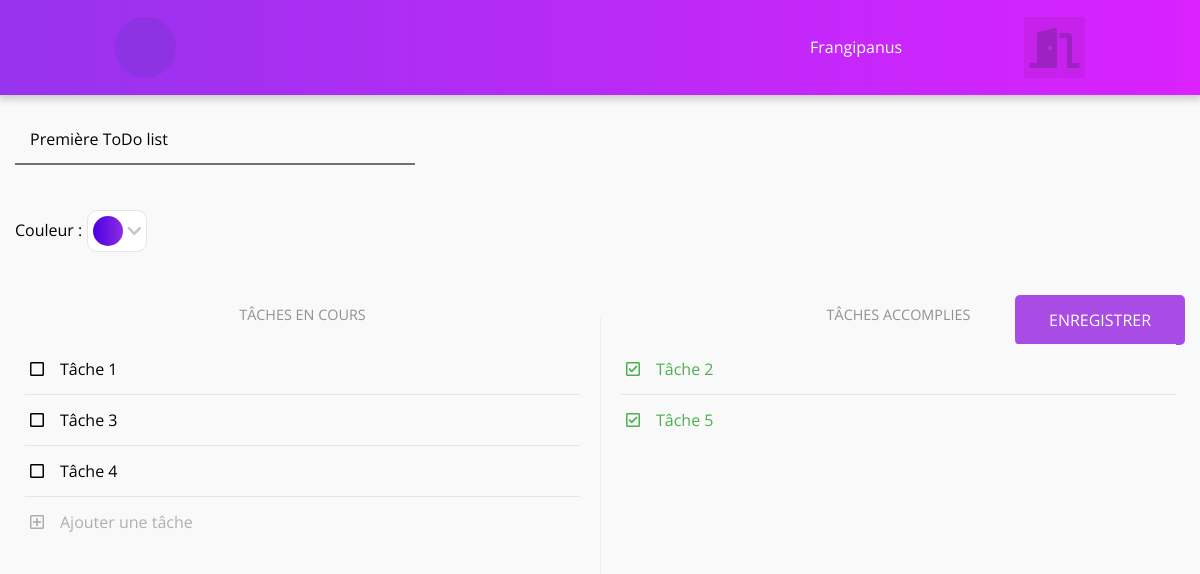
Page /view_todo_list.php?list_id=1 (signed in) on the committed database.
### tables this page shows
CREATE TABLE IF NOT EXISTS `todo_lists` (
  `list_id` int(11) NOT NULL AUTO_INCREMENT,
  `user_id` int(11) NOT NULL,
  `name` varchar(32) NOT NULL,
  `color` varchar(255) NOT NULL,
  PRIMARY KEY (`list_id`),
  KEY `user_id` (`user_id`)
);

CREATE TABLE IF NOT EXISTS `tasks` (
  `task_id` int(11) NOT NULL AUTO_INCREMENT,
  `user_id` int(11) NOT NULL,
  `list_id` int(11) NOT NULL,
  `name` varchar(32) NOT NULL,
  `status` tinyint(1) NOT NULL DEFAULT 0,
  PRIMARY KEY (`task_id`),
  KEY `list_id` (`list_id`),
  KEY `user_id` (`user_id`)
);

### classes/Tasks.php (called while the page is built, shortened)
<?php
class Tasks {
    private $_db;
    public function __construct(PDO $db) {
        $this->_db = $db;
    }
    public function get($user_id, $list_id, $type = "") {
        $sql = 'SELECT task_id, name, status FROM tasks WHERE user_id = :user_id && list_id = :list_id';
        $vars = ["user_id" => (int) $user_id, "list_id" => (int) $list_id];
        if ($type == "ongoing") {
            $sql .= ' && status = :status';
            $vars["status"] = 0;
        } else if ($type == "finished") {
            $sql .= ' && status = :status';
            $vars["status"] = 1;
        }
        return PDOFactory::sendQuery($this->_db, $sql, $vars);
    }
}

### classes/PDOFactory.php (called while the page is built, shortened)
<?php
abstract class PDOFactory {
    public static function sendQuery($db, $sql, $vars = [], $return = true) {
        $query = $db->prepare($sql);
        $result = [];
        foreach ($vars as $name => $value) {
            if      (is_int($value))    $type = PDO::PARAM_INT;
            elseif  (is_bool($value))   $type = PDO::PARAM_BOOL;
            else                        $type = PDO::PARAM_STR;
            $query->bindValue(":$name", $value, $type);
        }
        $query->execute();
        if ($return) while ($d = $query->fetch(PDO::FETCH_ASSOC)) { $result[] = $d; }
        if ($return) return $result;
    }
}

### view_todo_list.php (called while the page is built, shortened)
<?php
require_once "./init.php";
$list_id = isset($_GET["list_id"]) && !empty($_GET["list_id"]) ? $_GET["list_id"] : null;
if (!$list_id) {
    $_GET["error"] = TODO_LIST_NOT_FOUND;
}
else {
    $TodoListManager = new TodoLists($db);
    $todo_list = $TodoListManager->get($_SESSION["user_id"], $list_id)[0];
    $list_name = htmlspecialchars($todo_list["name"]);
    $ongoing_task_html = "";
    $finished_task_html = "";
    if (!$todo_list) {
        $_GET["error"] = TODO_LIST_NOT_FOUND;
    } else {
        require_once "./php/getOngoingTasks.php";
        require_once "./php/getFinishedTasks.php";
    }
}
$errorsSuccessMsg = getErrorsSuccess();
require_once "./views/view_todo_list_v.php";

### init.php (called while the page is built, shortened)
<?php
function getErrorsSuccess() {
        ?>
        <?php
    $errorsSuccessMsg = ob_get_contents();
    return $errorsSuccessMsg;
}

### classes/TodoLists.php (called while the page is built, shortened)
<?php
class TodoLists {
    private $_db;
    public function __construct(PDO $db) {
        $this->_db = $db;
    }
    public function get($user_id, $list_id) {
        return PDOFactory::sendQuery(
            $this->_db,
            'SELECT name, color FROM todo_lists WHERE user_id = :user_id AND list_id = :list_id',
            ["user_id" => (int) $user_id, "list_id" => (int) $list_id]
        );
    }
}

### php/getOngoingTasks.php (the view, shortened to what this page needs)
<?php
$TasksManager = new Tasks($db);
$list_tasks = $TasksManager->get($_SESSION["user_id"], $list_id, "ongoing");
$ongoing_task_html = "";
foreach ($list_tasks as $task) {
    $task_id = $task["task_id"];
    $task_name = htmlspecialchars($task["name"]);
    $HTMLid = "l" . $list_id . "t" . $task_id;
    $ongoing_task_html .= '<li class="task"><input type="checkbox" id="'.$HTMLid.'"/><label for="'.$HTMLid.'">'.$task_name.'</label></li>';
}
$ongoing_task_html .= '<li class="task addTask noBottomMargin"><input type="checkbox" id="addTask"><label for="addTask">Ajouter une t&acirc;che</label></li>';

### php/getFinishedTasks.php (shortened to what this page needs)
<?php
$TasksManager = new Tasks($db);
$list_tasks = $TasksManager->get($_SESSION["user_id"], $list_id, "finished");
$list_tasks_count = count($list_tasks);
$tasks_count = 0;
$finished_task_html = "";
foreach ($list_tasks as $task) {
    $task_id = $task["task_id"];
    $task_name = htmlspecialchars($task["name"]);
    $HTMLid = "l" . $list_id . "t" . $task_id;
    $class = $tasks_count + 1 == $list_tasks_count ? "task noBottomMargin" : "task";
    $finished_task_html .= '<li class="'.$class.'"><input type="checkbox" id="'.$HTMLid.'" checked/><label for="'.$HTMLid.'">'.$task_name.'</label></li>';
    $tasks_count++;
}

### views/view_todo_list_v.php (shortened to what this page needs)
<!DOCTYPE html>
<html lang="fr">
    <head>
        <?php include_once(ROOT."/views/models/head.php"); ?>
    </head>
    <body class="maxHeight">
        <?php include_once(ROOT."/views/models/header.php"); ?>
        <div id="todoListContainer" class="maxHeight">
            <div id="todoListEditHead">
                <form action="" method="POST" class="noUpperMargin <?php if($errorsSuccessMsg) echo 'errorMsgAbove'?>">
                    <div class="field">
                        <input type="text" id="tName" name="name" placeholder=" " value="<?= $list_name ?>" minlength="1" maxlength="32" onkeydown="this.setCustomValidity('');" required/>
                    </div>
                    <div class="field inline">
                        <label for="cSCheckbox">Couleur :</label>
                        <div id="colorSelector">
                            <div id="cSButton">
                                <div id="arrow">
                                    <i class="fas fa-chevron-down"></i>
                                </div>
                            </div>
                            <div id="cSOptions">
                                <div class="cSOption">
                                </div>
                                <div class="cSOption">
                                </div>
                                <div class="cSOption">
                                </div>
                                <div class="cSOption">
                                </div>
                                <div class="cSOption">
                                </div>
                                <div class="cSOption">
                                </div>
                                <div class="cSOption">
                                </div>
                                <div class="cSOption">
                                </div>
                                <div class="cSOption">
                                </div>
                                <div class="cSOption">
                                </div>
                            </div>
                        </div>
                    </div>
                    <input type="submit" value="ENREGISTRER">
                </form>
            </div>
            <div id="taskViewer">
                <div id="tVOngoing">
                    <div class="tVHead">
                        <span>T&acirc;ches en cours</span>
                    </div>
                    <div class="tVBody">
                        <ul class="taskContainer">
                            <?= $ongoing_task_html ?>
                        </ul>
                    </div>
                </div>
                <div id="tVFinished">
                    <div class="tVHead">
                        <span>T&acirc;ches accomplies</span>
                    </div>
                    <div class="tVBody">
                        <ul class="taskContainer">
                            <?= $finished_task_html ?>
                        </ul>
                    </div>
                </div>
            </div>
        </div>
    </body>
</html>

### assets/css/main.css (style rules this page uses)
html { width: 100%; height: 100%; }
body { font-family: 'Open Sans', Arial, sans-serif; background: #F9F9F9; }
body.maxHeight { height: 100%; display: flex; flex-direction: column; }
form { margin-top: 100px; }
form.noUpperMargin { margin-top: 0; }
.field { width: 400px; margin: 0 auto 45px auto; }
.field.inline label, .field.inline input:not(.cSRadio) { display: inline-block; }
.field label { display: block; font-size: 1em; margin-bottom: 10px; }
.field input { box-sizing: border-box; display: block; width: 100%; height: 50px; padding: 15px; font-family: 'Open Sans', Arial, sans-serif; background: #F9F9F9; border: none; border-bottom: 2px #707070 solid; }
.field input:required { box-shadow:none; }
input[type=submit] { display: block; width: 170px; height: 50px; margin: 75px auto 0 auto; background: #A94CE6; color: #FFFFFF; border: none; border-radius: 5px; font-family: 'Open Sans', Arial, sans-serif; font-size: 1em; transition: background-color 250ms; cursor: pointer; }
#todoListContainer { box-sizing: border-box; display: flex; flex-direction: row; flex-wrap: wrap; height: 100%; padding: 0 15px; }
#todoListContainer.maxHeight { display: flex; flex-direction: column; flex-grow: 1; }
.taskContainer { margin: 0; padding: 0; list-style: none; }
.task { background-color: #F9F9F9; border-bottom: thin #e5e5e5 solid; }
.task label { display: block; width: 100%; height: 50px; line-height: 50px; padding: 0 5px; transition: color 250ms; cursor: pointer; overflow: hidden; text-overflow: ellipsis; white-space: nowrap; }
.task.noBottomMargin { border-bottom: none; }
.task input[type=checkbox]:checked + label { color: #4CAF50; }
.task label:before { font-family: 'Font Awesome\ 5 Free', sans-serif; content: "\f0c8\2003"; }
.task input[type=checkbox]:checked + label:before { content: "\f14a\2003"; }
.task.addTask { color: #afafaf; }
.task.addTask label:before { content: "\f0fe\2003"; }
#todoListEditHead { width: 100%; height: 200px; padding-top: 10px; }
#todoListEditHead form { width: 100%; height: 100%; }
#todoListEditHead .field { margin-left: 0; margin-right: 0; }
#todoListEditHead label { margin-top: 0; }
#todoListEditHead input[type=submit] { float: right; margin: 0; }
#todoListEditHead .field.inline { height: 40px; line-height: 40px; }
#todoListEditHead .field label { float: left; padding-right: 5px; }
#todoListEditHead .field #colorSelector { display: inline-block; }
#colorSelector { position: relative; width: 60px; height: 40px; border-radius: 10px; }
#cSButton { position: relative; height: 40px; line-height: 40px; background: #FFFFFF; cursor: pointer; border: thin #e5e5e5 solid; border-radius: 10px; transition: background-color 250ms; }
#arrow { position: absolute; top: 0; right: 5px; bottom: 0; color: #c6c6c6; }
#cSOptions { position: absolute; top: 41px; right: 0; left: 0; width: 100%; height: 0; margin: 0 auto; background: transparent; border: thin transparent solid; border-radius: 10px; }
.cSOption { position: relative; text-align: center; max-height: 40px; padding: 5px 0; z-index: 250; transition: background-color 250ms; pointer-events: none; cursor: default; }
.cSOption:first-child { border-radius: 9px 9px 0 0; }
.cSOption:last-child { border-radius: 0 0 9px 9px; }
#taskViewer { flex-grow: 1; display: flex; flex-direction: row; align-items: center; width: 100%; }
#tVOngoing, #tVFinished { box-sizing: border-box; flex-grow: 0; flex-shrink: 0; width: 50%; height: 100%; padding: 0 20px 0 10px; }
#tVOngoing { padding: 0 20px 0 10px; }
#tVFinished { padding: 0 10px 0 20px; }
.tVHead { text-align: center; margin-bottom: 20px; }
.tVHead span { color: #919191; font-size: 0.9em; text-transform: uppercase; }

### rows in the picture
todo_lists: name "Première ToDo list"
tasks: name "Tâche 1"
tasks: name "Tâche 3"
tasks: name "Tâche 4"
tasks: name "Tâche 2"
tasks: name "Tâche 5"

### other values in the picture
$_SESSION["username"] "Frangipanus"
